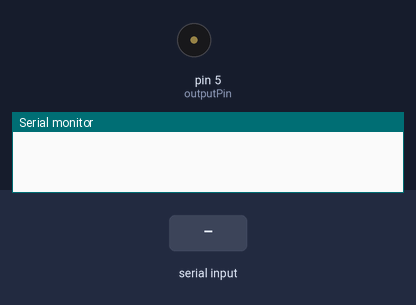
This sketch was run on a simulated Arduino Uno, built with avr-gcc and run on an emulated ATmega328P. Parts: buzzer (waves = sounding), the last lines printed to the serial monitor. The test bench sets the inputs (shaded band).

Above: at 1.2 s.
1.3 s: "1" received over Serial
At 3.8 s:
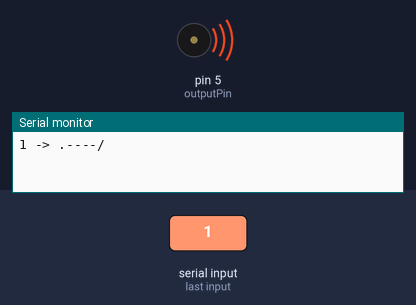
Timing chart, 0 to 9.8 s (numbered marks = the images above; inputs shaded):
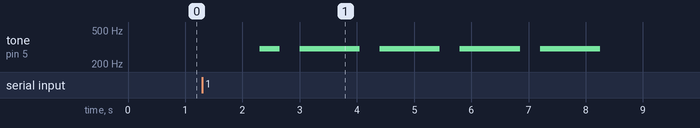

The sketch:

morse_serial.ino
```cpp
int outputPin = 5;

char alphabet[] = { 'A', 'B', 'C', 'D', 'E', 'F', 'G', 'H', 'I', 'J', 'K', 'L', 'M', 'N', 'O', 'P', 'Q', 'R', 'S', 'T', 'U', 'V', 'W', 'X', 'Y', 'Z', '1', '2', '3', '4', '5', '6', '7', '8', '9', '0' };
String morse[] = {
  ".-", //A
  "-...", //B
  "-.-.", //C
  "-..", //D
  ".", //E
  "..-.", //F
  "--.", //G
  "....", //H
  "..", //I
  ".---", //J
  "-.-", //K
  ".-..", //L
  "--", //M
  "-.", //N
  "---", //O
  ".--.", //P
  "--.-", //Q
  ".-.", //R
  "...", //S
  "-", //T
  "..-", //U
  "...-", //V
  ".--", //W
  "-..-", //X
  "-.--", //Y
  "--..", //Z
  ".----", //1
  "..---", //2
  "...--", //3
  "....-", //4
  ".....", //5
  "-....", //6
  "--...", //7
  "---..", //8
  "----.", //9
  "-----" //0
};

String ASCIIToMorse(String text)
{
  String ret = "";

  for(int i = 0; i < text.length(); i++)
  {
    for(int j = 0; j < sizeof(alphabet); j++)
    {
      if(text[i] == alphabet[j])
      {
        ret += morse[j];

        break;
      }
    }

    ret += "/";
  }

  return ret;
}

String toUppercase(String text)
{
  String ret = "";
  char c;

  for(int i = 0; i < text.length(); i++)
  {
    char c = toupper(text[i]);

    ret += c;
  }

  return ret;
}

void procMorse(String morse, int unit)
{
  for(int i = 0; i < morse.length(); i++)
  {
    tone(outputPin, 300);

    if(morse[i] == '.')
      delay(unit);
    else if(morse[i] == '-')
      delay(3 * unit);

    noTone(outputPin);
    delay(unit);

    if(morse[i] == '/' && morse[i - 1] != '/')
      delay(2 * unit);
    if(morse[i] == '/' && morse[i + 1] == '/')
    {
      delay(3 * unit);
      i++;
    }
  }
}

void setup() {
  pinMode(outputPin, OUTPUT);

  Serial.begin(9600);

  while(Serial.available()) {}
}

void loop() {
  String sread = Serial.readString();

  if(sread != "")
  {
    String morse = ASCIIToMorse(toUppercase(sread));

    Serial.println(sread + " -> " + morse);
    procMorse(morse, 350);
  }
}
```

Measured:
- after the input at 1.3 s, tone on pin 5 (outputPin): silent → 300 Hz after 1.0 s, then repeats every 1.4 s: silent 0.35 s, 300 Hz 1.1 s, until it stays silent from 8.3 s
